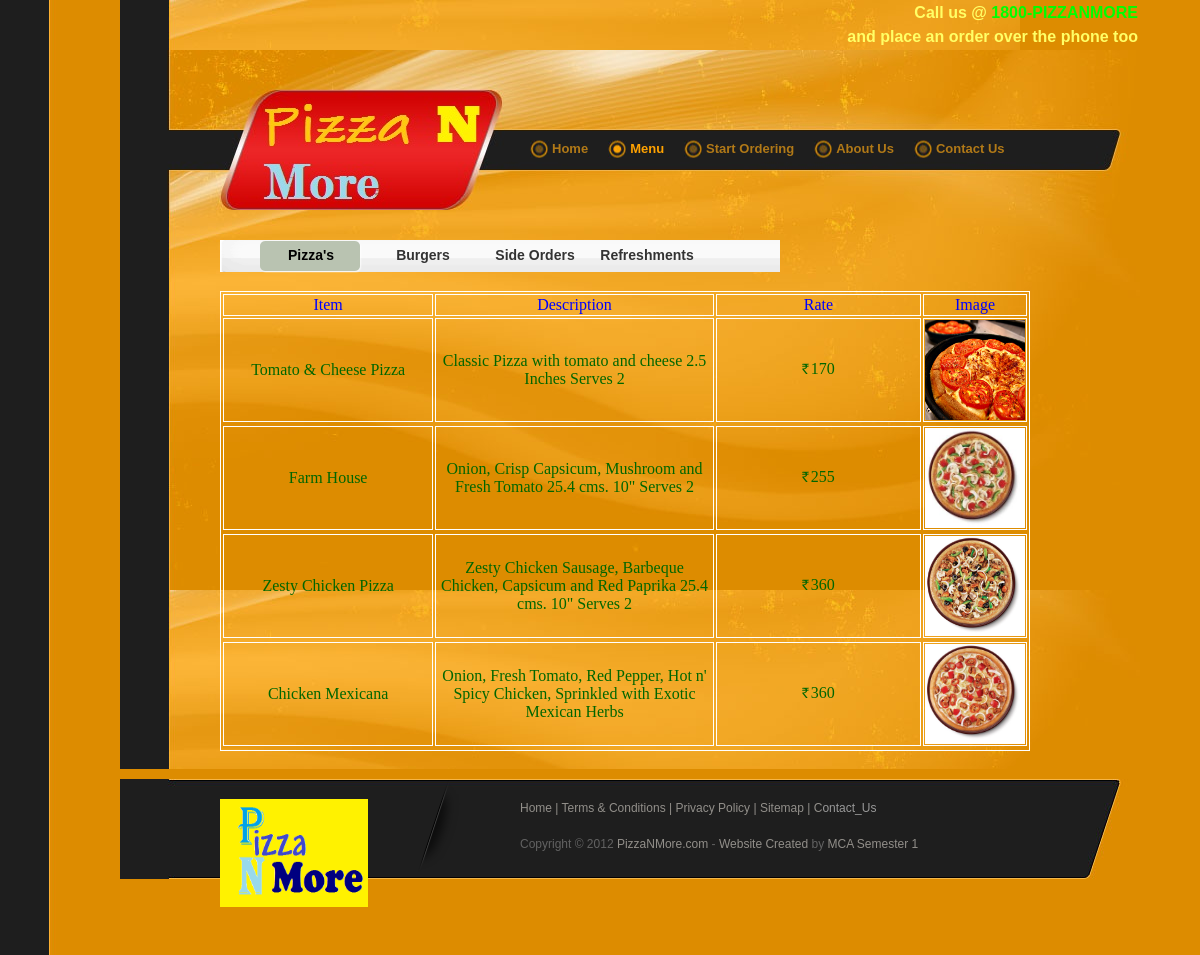
Page /menu.php on the committed database.
### tables this page shows
CREATE TABLE IF NOT EXISTS `products` (
  `product_id` varchar(10) NOT NULL,
  `product_name` varchar(50) NOT NULL,
  `product_description` text NOT NULL,
  `product_category` varchar(50) NOT NULL,
  `product_price` int(11) NOT NULL,
  `product_image` varchar(100) NOT NULL,
  PRIMARY KEY (`product_id`)
);

### menu.php (the view, shortened to what this page needs)
<!DOCTYPE html PUBLIC "-//W3C//DTD XHTML 1.0 Transitional//EN" "http://www.w3.org/TR/xhtml1/DTD/xhtml1-transitional.dtd">
<html xmlns="http://www.w3.org/1999/xhtml">
<head>
<link href="templatemo_style.css" rel="stylesheet" type="text/css" />
<link href="rupees.css" rel="stylesheet" type="text/css" />
</head>
<body>
<div id="templatemo_content2">
  <table width="1021" height="50">
  <tr>
    <td colspan="2" rowspan="2">&nbsp;</td>
    <td><div align="right"><strong><span class="style25">Call us @ <span class="style29">1800-PIZZANMORE</span> </span></strong></div></td>
  </tr>
  <tr>
    <td><div align="right"><strong><span class="style25">and place an order over the phone too </span></strong></div></td>
  </tr>
</table>
</div>
<div id="templatemo_header">
    <div id="templatemo_menu">
        <ul>
            <li><a href="index.php" >Home</a><a class="current">Menu</a></li>
            <li><a href="startordering.php">Start Ordering </a></li>
            <li><a href="aboutus.php">About Us </a></li>
            <li><a href="contactus.php">Contact Us</a></li>
        </ul>
  </div>
</div>
<div id="templatemo_content">
 <div id="templ_menu">
            <ul>
                <li><a class="current">Pizza's</a></li>
                <li><a href="menu_burgers.php">Burgers</a></li>
                <li><a href="menu_sideorders.php">Side Orders</a></li>
                <li><a href="menu_refreshments.php">Refreshments</a></li>
          	</ul>
  </div>
 <span class="style555">
 <?php
$query = mysql_query("select * from products where product_category='pizza'");
echo '<table width="90%" border="1" bordercolor=White >';
echo '<tr><td align="CENTER"><font color="blue">Item</font></td><td align="CENTER"><font color="blue">Description</font></td><td align="CENTER"><font color="blue">Rate</font></td><td align="CENTER"><font color="blue">Image</font></td></tr>';
while($row = mysql_fetch_array($query)) {
echo '<tr>';
echo '<td width="30%" align="CENTER">';
echo $row['product_name'];
echo '</td>';
echo '<td width="40%" align="CENTER">';
echo $row['product_description'];
echo '</td>';
echo '<td width="30%" align="CENTER">';
echo '<span class="WebRupee">Rs.</span>';
echo $row['product_price'];
echo '</td>';
echo '<td align="CENTER">';
$contant=$row['product_image'];
echo '<img src="'.$contant.'" height="100px" width="100px">';
echo '</td>';
echo '<tr>';
}
echo '</table>';
?>
</span>
 <p>&nbsp;</p>
</div>
  <div id="templatemo_footer">
	<div id="footer_logo">
    	<a href="index.php"><img src="img/Logo.png" alt="LOGO" width="148" height="108" /></a>
      <p>&nbsp;</p>
  </div>
  	<div id="footer_right">
	    <span class="style1"><a href="index.php" class="current">Home</a> |
        <a href="termsandconditions.php">Terms &amp; Conditions </a> |<a href="privacypolicy.php"> Privacy Policy</a> |
        <a href="sitemap.php">Sitemap</a> |
        <a href="contactus.php">C<span class="style31">ontact_</span></a></span><a href="contactus.php"><span class="style31">Us</span></a><br />
        <br />
    	Copyright © 2012 <a href="#" class="style2">PizzaNMore.com</a> -
  <a href="http://www.iwebsitetemplate.com" target="_parent">Website Created</a> by<span class="style1"> MCA Semester 1 </span></div>
</div>
</body>
</html>

### templatemo_style.css (style rules this page uses)
body { margin: 0px; margin-left:10%; padding: 0px; color: #000; font-family: Tahoma, Geneva, sans-serif; font-size: 12px; line-height: 1.5em; background-color: #dd8c00; background-image: url(images/templatemo_body.jpg); background-repeat: repeat-y; background-position: left }
a, a:link, a:visited { color: #990000; text-decoration: none; }
p { margin: 0 0 10px 0; padding: 0; }
img { border: none; }
#templatemo_header { width: 920px; height: 160px; padding: 0 50px; background: url(images/templatemo_header2.jpg) left top }
#templatemo_menu { float: right; width: 560px; height: 40px; margin: 80px 20px 0 0 }
#templatemo_menu ul { margin: 0; padding: 10px 0 0 0; list-style: none; }
#templatemo_menu ul li { padding: 0; margin: 0; display: inline; }
#templatemo_menu ul li a { float: left; display: block; padding-left: 22px; margin-left: 20px; font-size: 13px; color: #b17917; text-decoration: none; font-weight: bold; text-align: center; outline: none; background:url(images/templatmeo_menu.jpg) left center no-repeat }
#templatemo_menu ul li a:hover, #templatemo_menu ul .current { color: #ffa200; background: url(images/templatemo_menu_hover.jpg) left center no-repeat }
#templatemo_content { width: 900px; padding: 30px 20px 0 100px; background: url(images/templatemo_main.jpg) left top repeat }
#templatemo_content2 { width: 900px; background: url(images/templatemo_main.jpg) left top repeat }
#templatemo_footer { width: 900px; height: 100px; padding: 0 20px 0 100px; margin-bottom: 50px; color: #626262; background: url(images/templatemo_footer.jpg) left top no-repeat }
#templatemo_footer a { color: #928f8a }
#footer_logo { float: left; width: 180px; background: url(images/templatemo_footer_divider.png) right top no-repeat; padding: 20px 60px 20px 0; }
#footer_right { float: right; width: 550px; padding: 20px 50px 20px; }
#templ_menu { width: 550px; height: 40px; padding: 1px 5px 0; background: url(images/submenu2.png) no-repeat; }
#templ_menu ul { margin: 0; padding: 0 35px; list-style: none; }
#templ_menu ul li { padding: 0px; margin: 0px; display: inline; }
#templ_menu ul li a { float: left; display: block; width: 102px; height: 27px; padding: 5px 0 0 0; margin: 0 10px 0 0 ; font-size: 14px; text-align: center; text-decoration: none; color: #333; font-weight: bold; outline: none; border: none; }
#templ_menu ul li a:hover, #templ_menu ul li .current { color: #000; background: url(images/submenu.png) no-repeat; }

### rupees.css (style rules this page uses)
.WebRupee { font-size:14px; font-family:'WebRupee'; }
html>body .WebRupee { margin-right:2px; }
html>body .WebRupee { *margin-right:0; }

### menu.php (style rules this page uses)
.style2 { color: #EE0000 }
.style25 { font-size: 16px; color: #FFFF66; }
.style29 { color: #00FF00 }
.style31 { color: #999999 }

### rows in the picture
products: product_name "Tomato & Cheese Pizza", product_description "Classic Pizza with tomato and cheese 2.5 Inches Serves 2", product_price "170", product_image (picture)
products: product_name "Farm House", product_description "Onion, Crisp Capsicum, Mushroom and Fresh Tomato 25.4 cms. 10\" Serves 2", product_price "255", product_image (picture)
products: product_name "Zesty Chicken Pizza", product_description "Zesty Chicken Sausage, Barbeque Chicken, Capsicum and Red Paprika 25.4 cms. 10\" Serves 2", product_price "360", product_image (picture)
products: product_name "Chicken Mexicana", product_description "Onion, Fresh Tomato, Red Pepper, Hot n' Spicy Chicken, Sprinkled with Exotic Mexican Herbs", product_price "360", product_image (picture)
